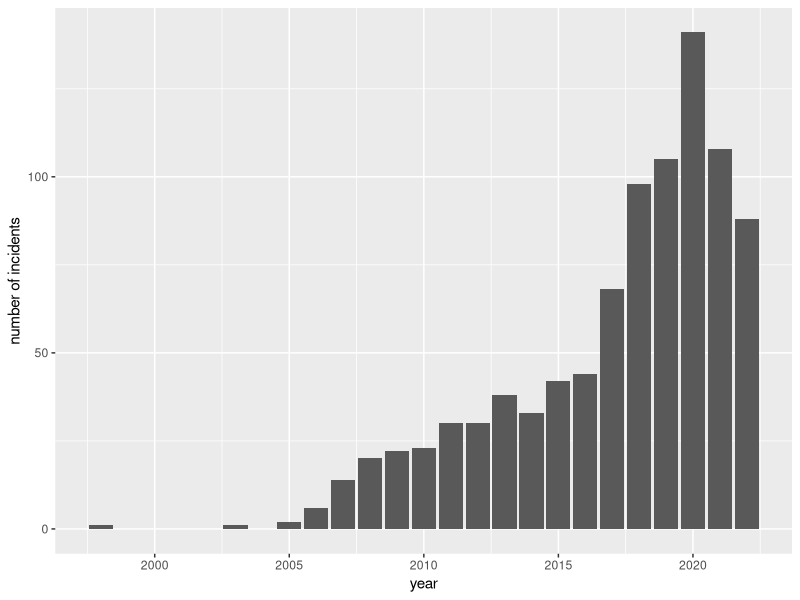
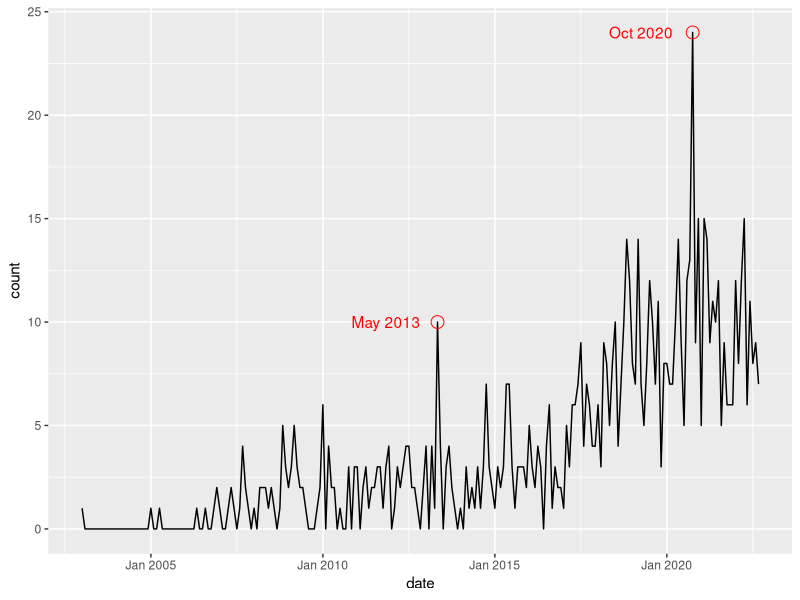
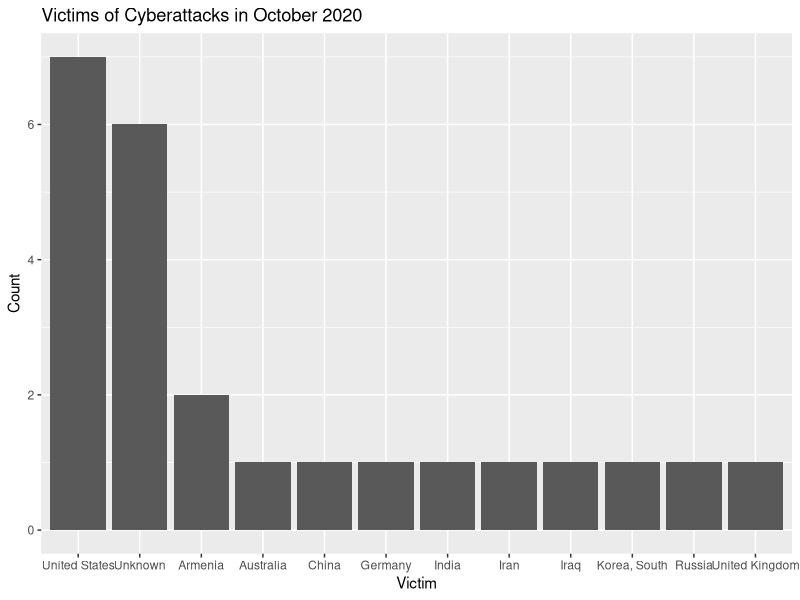
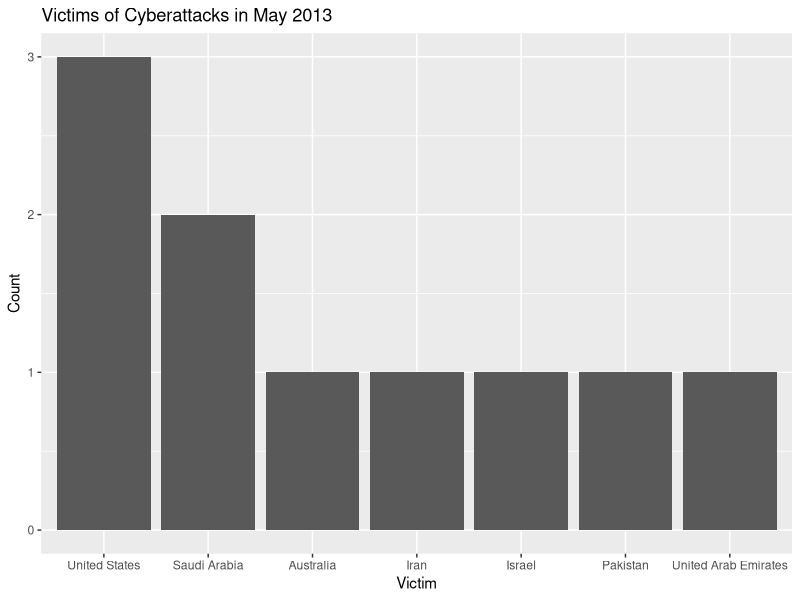
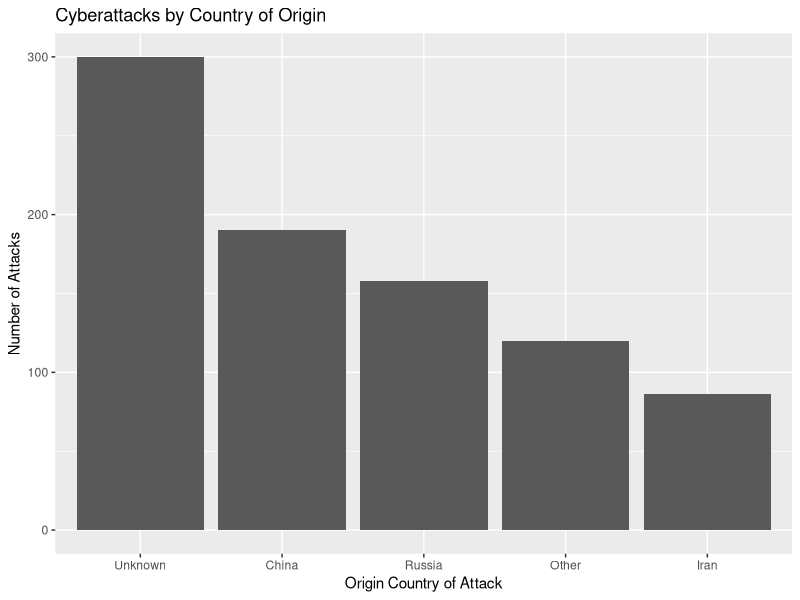
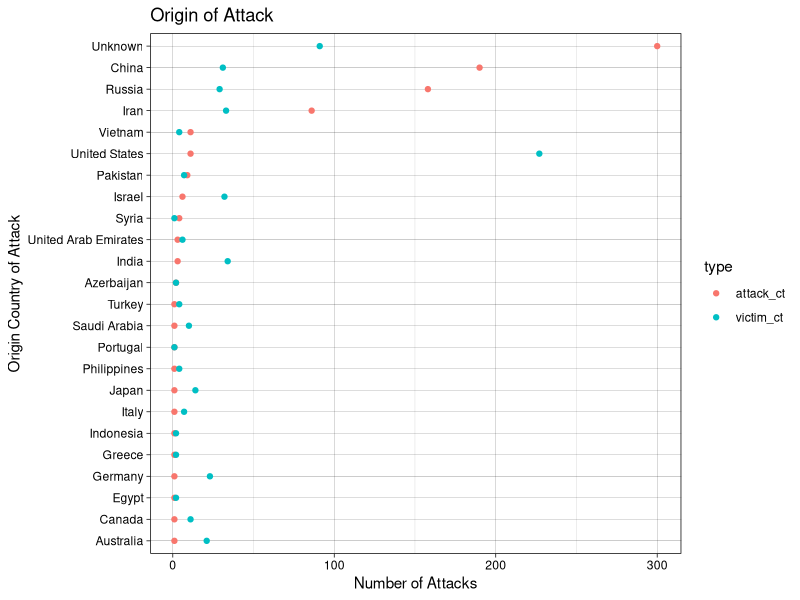
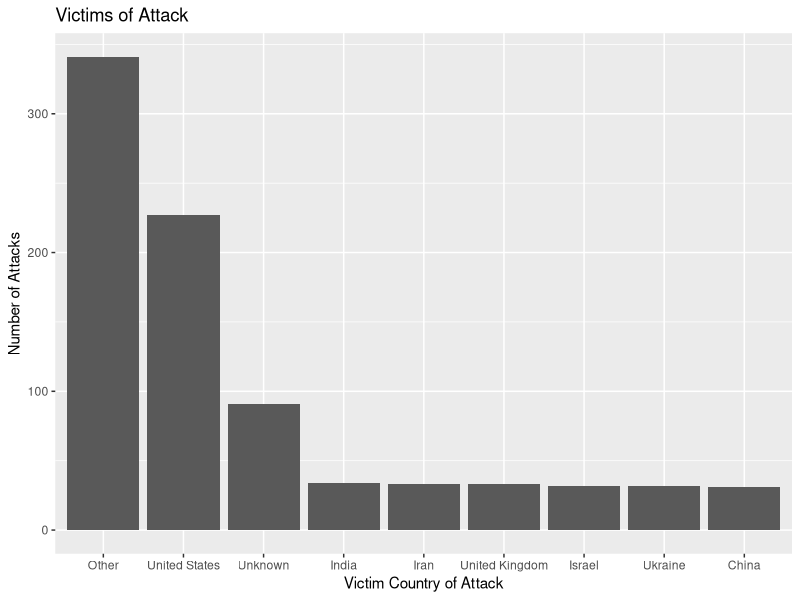
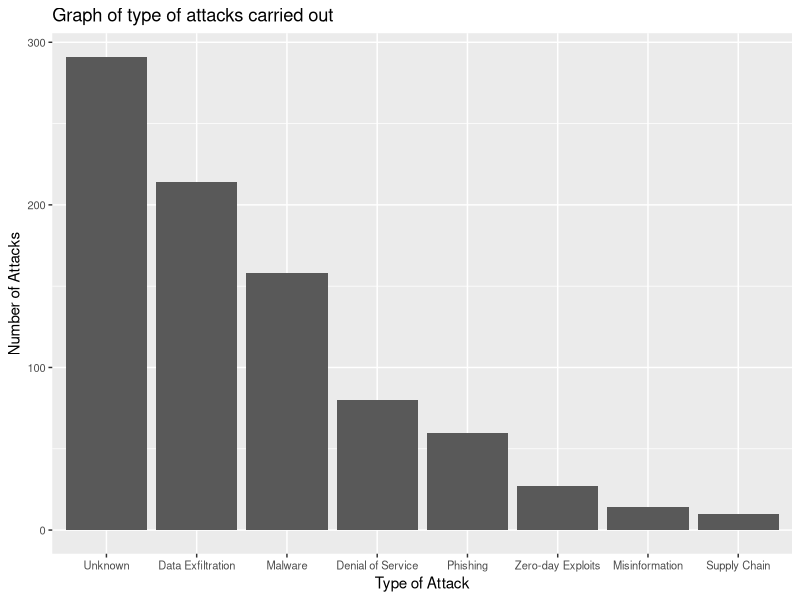

Here is the R script that generated these plots, in order:
## ---- chunk 1
library(zoo)
library(ggplot2)
library(dplyr)
library(ggalluvial)
library(tidyverse)
library(knitr)
library(tidyr)
## ---- chunk 2
df = read.csv('./data/cybersecurity_incidents_final.csv')
df = df %>% rename(attacker=country, victim=country.1)
## ---- chunk 3
inc <- filter(df, year > 2022)

dscp <- inc$Description

# update data
idx <- which(df$year>2022)

df[52,]$year <- 2022

## ---- chunk 4

ci_by_year <- count(df, year)

ggplot(ci_by_year, aes(x=year, y=n)) +
  geom_bar(stat='identity') +
  ylab("number of incidents")

## ---- chunk 5
df$date = as.yearmon(paste(df$year, df$month), "%Y %b")

df = filter(df, year<=2022)
df = df %>% drop_na(date)
datecounts = df %>% group_by(date,year) %>% summarize(count=n()) %>% arrange(date) %>% ungroup() %>%
  complete(date = seq(first(date), last(date), by = 1 / 12), fill = list(rate = 0)) %>% ungroup()
datecounts[is.na(datecounts)] = 0
ggplot(datecounts, aes(date,count)) +
  geom_line() +
  geom_text(data=filter(datecounts, count > 20|(year<2015&count>9)),
            aes(date,count,label=date), nudge_x = -1.5, color='red') +
  geom_point(data=filter(datecounts, count > 20|(year<2015&count>9)),
             pch=21,
             size=4,
             colour="red")
## ---- chunk 6
oct = df %>% filter(date=='October 2020') %>% group_by(victim) %>% summarise(Freq=n())%>%ungroup()
par(mfrow=c(1,2))
ggplot(oct, aes(reorder(victim, -Freq),Freq))+
  geom_bar(stat="identity")+
  ggtitle("Victims of Cyberattacks in October 2020")+
  xlab("Victim")+
  ylab("Count")
## ---- chunk 7
oct = df %>% filter(date=='May 2013') %>% group_by(victim) %>% summarise(Freq=n())%>%ungroup()
par(mfrow=c(1,2))
ggplot(oct, aes(reorder(victim, -Freq),Freq))+
  geom_bar(stat="identity")+
  ggtitle("Victims of Cyberattacks in May 2013")+
  xlab("Victim")+
  ylab("Count")
## ---- chunk 8
# choosing cutoff = 75
attackers = df %>% group_by(attacker)  %>%
                    summarise(attacker_count = n()) %>% ungroup()
top_attackers = filter(attackers, attacker_count > 75)

# group the remaining data in a new "OTHER" category
df = df %>% mutate(attacker_w_other_grp = ifelse(attacker %in% top_attackers$attacker, attacker, 'Other'))

# group by attacker origin
df_attackers_o = df %>% group_by(attacker_w_other_grp)  %>%
                    summarise(attacker_count = n())
# sort
df_attackers_o = df_attackers_o %>%
  arrange(attacker_count) %>%
  mutate(attacker=factor(attacker_w_other_grp, levels=attacker_w_other_grp))

ggplot(df_attackers_o, aes(x=reorder(attacker,-attacker_count), y=attacker_count)) +
  geom_bar(stat='identity') +
  ggtitle('Cyberattacks by Country of Origin')+
  ylab('Number of Attacks') +
  xlab('Origin Country of Attack')
## ---- chunk 9

attackers = df %>% group_by(attacker)  %>%
                    summarise(attack_ct = n()) %>% ungroup() %>% 
                    rename(country=attacker)
victims = df %>% group_by(victim)  %>%
                    summarise(victim_ct = n()) %>% ungroup() %>%
                    rename(country=victim)

vc_at_combined <- merge(attackers, victims)


# Cleveland dot plot
vc_at_combined %>% 
  gather(key='type',value='count',attack_ct,victim_ct) %>% 
  ggplot(aes(x=count, y=fct_reorder2(country,type=='attack_ct',count,.desc=FALSE), colour=type)) +
  geom_point() +
  theme_bw() +
  xlab('Number of Attacks') +
  ylab('Origin Country of Attack') +
  ggtitle('Origin of Attack') +
  theme_linedraw()
## ---- chunk 10
# choosing cutoff = 30
victims = df %>% group_by(victim)  %>%
                    summarise(victim_count = n()) %>% ungroup()

top_victims = filter(victims, victim_count > 30)

# group the remaining data in a new "OTHER" category
df = df %>% mutate(victim_w_other_grp = ifelse(victim %in% top_victims$victim, victim, 'Other'))

# group by attacker origin
df_victims_o = df %>% group_by(victim_w_other_grp)  %>%
                    summarise(victim_count = n()) %>% ungroup()
# sort
df_victims_o = df_victims_o %>%
  arrange(victim_count) %>%
  mutate(victim=factor(victim_w_other_grp, levels=victim_w_other_grp))

ggplot(df_victims_o, aes(x=reorder(victim, -victim_count), victim_count)) +
  geom_bar(stat='identity') +
  xlab('Victim Country of Attack')+
  ylab('Number of Attacks') +
  ggtitle("Victims of Attack")
## ---- chunk 11
# # Cleveland dot plot
# ggplot(df_attackers_o, aes(attacker_count, reorder(attacker_w_other_grp,attacker_count), label = attacker_count)) +
#   geom_segment(aes(yend = attacker_w_other_grp), xend = 0, colour = "grey50") +
#   geom_point(col = 'darkblue') +
#   geom_text(size = 2.2, hjust = -0.5, vjust = 0.5) + 
#   theme_bw() +
#   xlab('Number of Attacks') +
#   ylab('Origin Country of Attack') +
#   ggtitle('Origin of Attack') +
#   theme(panel.grid.major.y = element_blank()) 
## ---- chunk 12
ggplot(df%>%group_by(hacktype)%>%summarize(hacktype_count=n()), aes(x=reorder(hacktype,-hacktype_count),y=hacktype_count)) +
  geom_bar(stat='identity') +
  xlab('Type of Attack')+
  ylab('Number of Attacks') +
  ggtitle('Graph of type of attacks carried out') +
  theme(axis.text=element_text(size=8))

## ---- chunk 13
# choosing cutoff = 100
hacktypes = df %>% group_by(hacktype)  %>%
                    summarise(hacktype_count = n()) %>% ungroup()
top_hacktypes = filter(hacktypes, hacktype_count> 100)

# group the remaining data in a new "OTHER" category
df = df %>% mutate(hacktype_w_other_grp = ifelse(hacktype %in% top_hacktypes$hacktype, hacktype, 'Other'))

# group by attacker origin
df_hacktypes_o = df %>% group_by(hacktype_w_other_grp)  %>%
                    summarise(hacktype_count = n()) %>%  ungroup()
# sort
df_hacktypes_o = df_hacktypes_o %>%
  arrange(hacktype_count) %>%
  mutate(hacktype=factor(hacktype_w_other_grp, levels=hacktype_w_other_grp))
## ---- chunk 14
# choosing cutoff = 35
victims = df %>% group_by(victim)  %>%
                    summarise(victim_count = n()) %>% ungroup()
top_victims = filter(victims, victim_count> 35)

# group the remaining data in a new "OTHER" category
df = df %>% mutate(victim_w_other_grp = ifelse(victim %in% top_victims$victim, victim, 'Other'))

# group by attacker origin
df_victims_o = df %>% group_by(victim_w_other_grp)  %>%
                    summarise(victim_count = n()) %>%  ungroup()
# sort
df_victims_o = df_victims_o %>%
  arrange(victim_count) %>%
  mutate(victim=factor(victim_w_other_grp, levels=victim_w_other_grp))
## ---- chunk 15
attackervictimgrp = df %>% group_by(attacker_w_other_grp,hacktype_w_other_grp,victim_w_other_grp) %>% 
  summarize(Freq=n()) %>%
  ungroup()

ggplot(attackervictimgrp, aes(axis1=attacker_w_other_grp,axis2=hacktype_w_other_grp,axis3=victim_w_other_grp, y=Freq)) +
  geom_alluvium(color='black') +
  geom_stratum() +
  geom_text(stat='stratum', aes(label=paste(after_stat(stratum),"\n",after_stat(count))))+
  scale_x_discrete(limits=c("attacker_w_other_grp","hacktype_w_other_grp","victim_w_other_grp"))
## ---- chunk 16
attackervictimgrp = df %>% group_by(attacker_w_other_grp,hacktype_w_other_grp,victim_w_other_grp)%>%
  summarize(Freq=n()) %>% 
  ungroup()

ggplot(attackervictimgrp, aes(axis1=attacker_w_other_grp,axis2=hacktype_w_other_grp,axis3=victim_w_other_grp, y=Freq)) +
  geom_flow(color='black') +
  geom_stratum() +
  geom_text(stat='stratum', aes(label=paste(after_stat(stratum),"\n",after_stat(count))))+
  scale_x_discrete(limits=c("attacker_w_other_grp","hacktype_w_other_grp","victim_w_other_grp"))
## ---- chunk 17
tempdf = df %>% group_by(attacker_w_other_grp,hacktype_w_other_grp) %>% 
  summarize(Freq=n()) %>% 
  ungroup()

ggplot(tempdf, aes(axis1=attacker_w_other_grp,axis2=hacktype_w_other_grp, y=Freq)) +
  geom_alluvium(color='black') +
  geom_stratum() +
  geom_text(stat='stratum', aes(label=paste(after_stat(stratum),"\n",after_stat(count))))+
  scale_x_discrete(limits=c("attacker_w_other_grp","hacktype_w_other_grp"))
## ---- chunk 18
tempdf = df %>% group_by(attacker_w_other_grp,victim_w_other_grp) %>% 
  summarize(Freq=n()) %>% 
  ungroup()

ggplot(tempdf, aes(axis1=attacker_w_other_grp,axis2=victim_w_other_grp, y=Freq)) +
  geom_alluvium(color='black') +
  geom_stratum() +
  geom_text(stat='stratum', aes(label=paste(after_stat(stratum),"\n",after_stat(count))))+
  scale_x_discrete(limits=c("attacker_w_other_grp","victim_w_other_grp"))
## ---- chunk 19
tempdf = df %>% group_by(hacktype_w_other_grp,victim_w_other_grp) %>% 
  summarize(Freq=n()) %>% 
  ungroup()

ggplot(tempdf, aes(axis1=hacktype_w_other_grp,axis2=victim_w_other_grp, y=Freq)) +
  geom_alluvium(color='black') +
  geom_stratum() +
  geom_text(stat='stratum', aes(label=paste(after_stat(stratum),"\n",after_stat(count))))+
  scale_x_discrete(limits=c("hacktype_w_other_grp","victim_w_other_grp"))
## ---- chunk 20
industry = df %>% group_by(industry) %>% 
  summarize(count=n()) %>% 
  ungroup()

ggplot(industry, aes(reorder(industry,-count),count)) +
  geom_bar(stat='identity')+
  ggtitle("Industry Attacked") +
  xlab("Industry") +
  ylab("Number of Attacks") +
  theme(axis.text=element_text(size=5))

